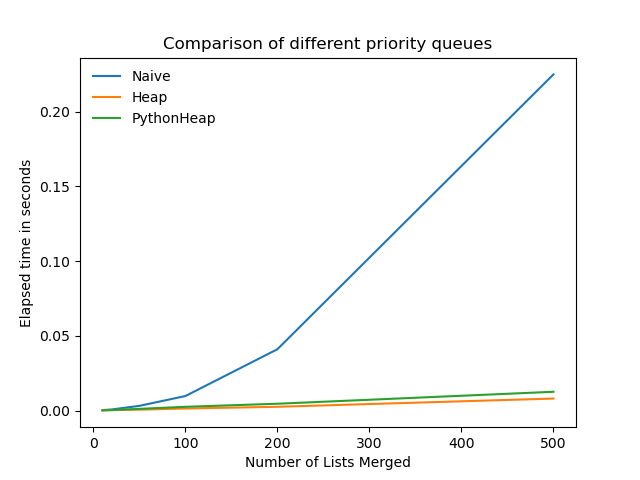

Source code (Python):
from P3 import NaivePriorityQueue, HeapPriorityQueue, PythonHeapPriorityQueue, timeit
import matplotlib.pyplot as plt

timeNaive = timeit(pqclass = NaivePriorityQueue)
timeHeap = timeit(pqclass=HeapPriorityQueue)
timePython = timeit(pqclass=PythonHeapPriorityQueue)
ns=(10, 20, 50, 100, 200, 500)

plt.plot(ns, timeNaive, label = "Naive")
plt.plot(ns, timeHeap, label = "Heap")
plt.plot(ns, timePython, label = "PythonHeap")
plt.legend(frameon = False)
plt.xlabel("Number of Lists Merged")
plt.ylabel("Elapsed time in seconds")
plt.title("Comparison of different priority queues")

plt.savefig("P3-C.png")
plt.show()


